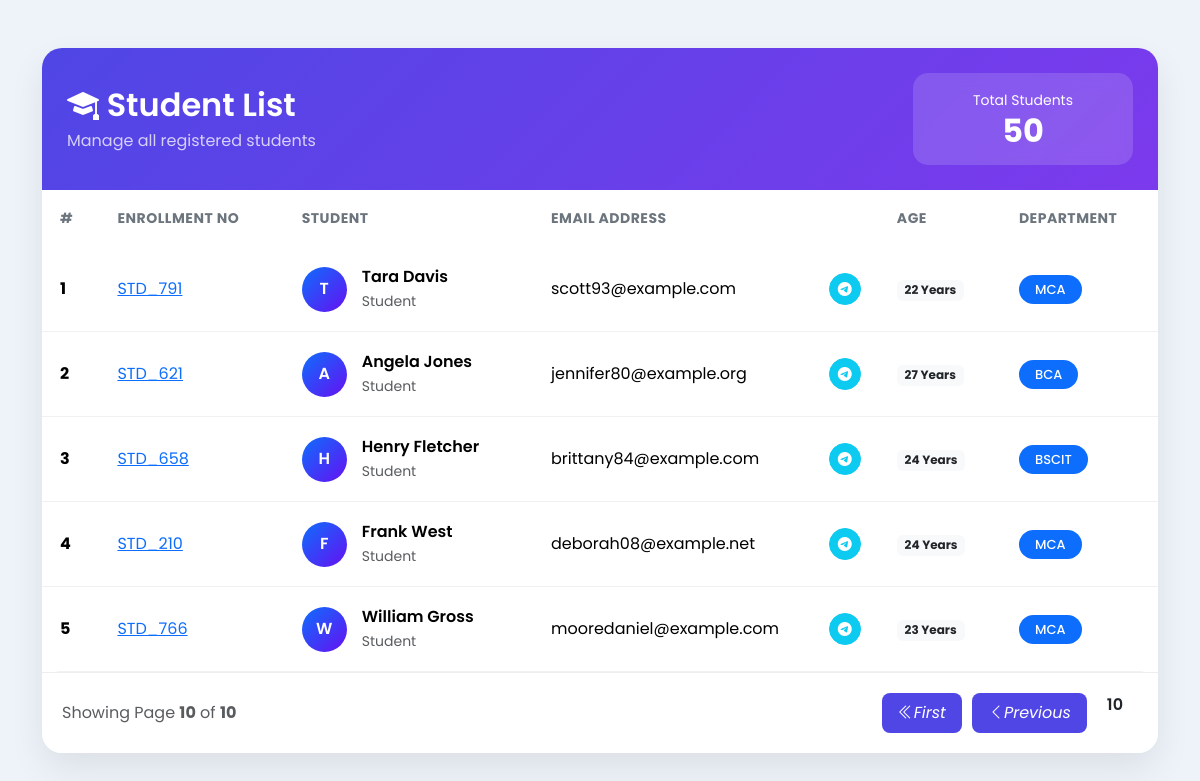
The page /?page=10 on the database its author committed.
### myapp/models.py (models this page shows)
class Student(models.Model):
    en_no = models.ForeignKey(Enrollment,on_delete=models.CASCADE)
    dept = models.ForeignKey(Dept,on_delete=models.CASCADE)
    name = models.CharField(max_length=20)
    email = models.CharField(max_length=50)
    age = models.IntegerField()

class Enrollment(models.Model):
    en_no = models.CharField(max_length=20)

class Dept(models.Model):
    name = models.CharField(max_length=20)

### myapp/views.py (the view)
# urls.py: path("",index,name="index"),
def index(request):
    students = Student.objects.all()
    paginator = Paginator(students, 5)
    page_number = request.GET.get("page")
    page_obj = paginator.get_page(page_number)
    return render(request,"index.html",{'students':page_obj})

### myapp/templates/index.html (shortened to what this page needs)
<!DOCTYPE html>
<html lang="en">
<head>
    <link href="https://cdn.jsdelivr.net/npm/bootstrap@5.3.3/dist/css/bootstrap.min.css" rel="stylesheet">
    <link href="https://cdn.jsdelivr.net/npm/bootstrap-icons@1.11.3/font/bootstrap-icons.css" rel="stylesheet">
</head>
<body>
    <div class="container py-5">
        <div class="card student-card">
            <div class="student-header">
                <div class="d-flex justify-content-between align-items-center flex-wrap">
                    <div>
                        <h2 class="title">
                            <i class="bi bi-mortarboard-fill"></i>
                            Student List
                        </h2>
                        <p class="mb-0 opacity-75">
                            Manage all registered students
                        </p>
                    </div>
                    <div class="total-box text-center mt-3 mt-md-0">
                        <small>Total Students</small>
                        <h2>{{ students.paginator.count }}</h2>
                    </div>
                </div>
            </div>
            <div class="table-responsive">
                <table class="table align-middle">
                    <thead>
                        <tr>
                            <th>#</th>
                            <th>Enrollment No</th>
                            <th>Student</th>
                            <th>Email Address</th>
                            <th>Age</th>
                            <th>Department</th>
                        </tr>
                    </thead>
                    <tbody>
                        {% for student in students %}
                        <tr>
                            <td>
                                <strong>{{ forloop.counter }}</strong>
                            </td>
                            <td>
                                <a href="{%url 'report'%}?id={{student.id}}&action=display">
                                    {{ student.en_no.en_no }}
                                </a>
                            </td>
                            <td>
                                <div class="d-flex align-items-center">
                                    <div class="student-avatar">
                                        {{ student.name|slice:":1"|upper }}
                                    </div>
                                    <div>
                                        <div class="fw-semibold">
                                            {{ student.name }}
                                        </div>
                                        <small class="text-muted">
                                            Student
                                        </small>
                                    </div>
                                </div>
                            </td>
                            <td>
                                <div class="d-flex justify-content-between align-items-center">
                                    <span>{{ student.email }}</span>
                                    <a href="{% url 'report' %}?id={{ student.id }}&action=email"
                                        class="btn btn-sm btn-info rounded-circle d-flex align-items-center justify-content-center"
                                        style="width:32px; height:32px;" title="Send Report">
                                        <i class="bi bi-telegram text-white"></i>
                                    </a>
                                </div>
                            </td>
                            <td>
                                <span class="badge bg-light text-dark">
                                    {{ student.age }} Years
                                </span>
                            </td>
                            <td>
                                <span class="badge bg-primary badge-dept">
                                    {{ student.dept.name }}
                                </span>
                            </td>
                        </tr>
                        {% endfor %}
                    </tbody>
                </table>
            </div>
            <div class="pagination-wrapper">
                <div class="d-flex justify-content-between align-items-center flex-wrap">
                    <div class="text-muted">
                        Showing Page
                        <strong>{{ students.number }}</strong>
                        of
                        <strong>{{ students.paginator.num_pages }}</strong>
                    </div>
                    <div class="pagination">
                        {% if students.has_previous %}
                        <a href="?page=1">
                            <i class="bi bi-chevron-double-left">First</i>
                        </a>
                        <a href="?page={{ students.previous_page_number }}">
                            <i class="bi bi-chevron-left">Previous</i>
                        </a>
                        {% endif %}
                        <span class="current">
                            {{ students.number }}
                        </span>
                    </div>
                </div>
            </div>
        </div>
    </div>
</body>
</html>

### myapp/templates/index.html (style rules this page uses)
* { font-family: 'Poppins', sans-serif; }
body { background: #eef2f9; }
.student-card { border: none; border-radius: 20px; overflow: hidden; box-shadow: 0 15px 35px rgba(0, 0, 0, .08); }
.student-header { background: linear-gradient(135deg, #4f46e5, #7c3aed); color: white; padding: 25px; }
.title { font-weight: 600; margin-bottom: 5px; }
.total-box { background: rgba(255, 255, 255, .15); backdrop-filter: blur(8px); border-radius: 15px; padding: 15px 25px; min-width: 220px; }
.total-box h2 { margin: 0; font-weight: 700; }
.table { margin: 0; }
.table thead { background: #f8f9ff; }
.table thead th { border: none; color: #6c757d; font-size: 14px; text-transform: uppercase; letter-spacing: .5px; padding: 18px; }
.table tbody td { padding: 18px; border-color: #f1f1f1; vertical-align: middle; }
.table tbody tr { transition: .3s; }
.student-avatar { width: 45px; height: 45px; border-radius: 50%; background: linear-gradient(135deg, #0d6efd, #6610f2); color: white; display: flex; justify-content: center; align-items: center; font-weight: 600; margin-right: 15px; }
.badge-dept { border-radius: 20px; padding: 8px 16px; font-weight: 500; font-size: 13px; }
.pagination-wrapper { padding: 20px; background: white; border-top: 1px solid #eee; }
.pagination a { text-decoration: none; margin: 0 5px; padding: 8px 16px; border-radius: 8px; background: #4f46e5; color: white; transition: .3s; }
.current { font-weight: 600; margin: 0 15px; }
.table-responsive { border-radius: 0 0 20px 20px; }

### rows shown on the page
Student: en_no.en_no "STD_791", name "T", name "Tara Davis", email "scott93@example.com", age "22", dept.name "MCA"
Student: en_no.en_no "STD_621", name "A", name "Angela Jones", email "jennifer80@example.org", age "27", dept.name "BCA"
Student: en_no.en_no "STD_658", name "H", name "Henry Fletcher", email "brittany84@example.com", age "24", dept.name "BSCIT"
Student: en_no.en_no "STD_210", name "F", name "Frank West", email "deborah08@example.net", age "24", dept.name "MCA"
Student: en_no.en_no "STD_766", name "W", name "William Gross", email "mooredaniel@example.com", age "23", dept.name "MCA"

### other values the page prints
{{ students.paginator.count }} "50"
{{ students.number }} "10"
{{ students.paginator.num_pages }} "10"
